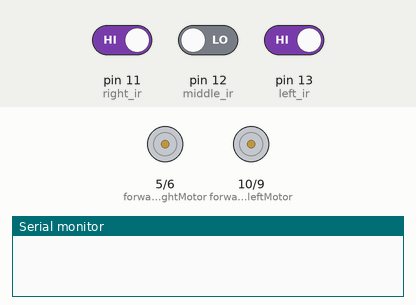
Bench run of a program on a simulated Arduino Uno, built with avr-gcc and run on an emulated ATmega328P. On the bench: motor-driver pin pairs drawn as motors (green arrow = first pin HIGH = forward, orange = second pin HIGH = backward, longer = more drive), the last lines printed to the serial monitor. Inputs (shaded band) come from the test bench; at power-on: pin 11 (right_ir) HIGH, pin 12 (middle_ir) LOW, pin 13 (left_ir) HIGH.

Above: at 1.2 s.
1.3 s: pin 11 (right_ir) driven LOW
At 2.5 s:
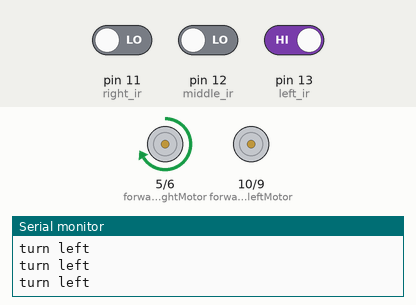
2.8 s: pin 12 (middle_ir) driven HIGH
At 3.7 s:
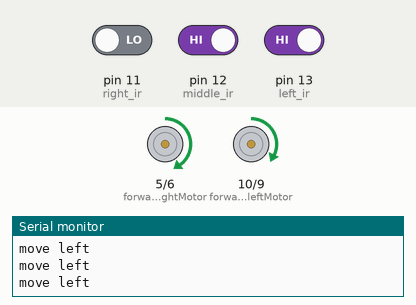
4.3 s: pin 13 (left_ir) driven LOW
At 5.0 s:
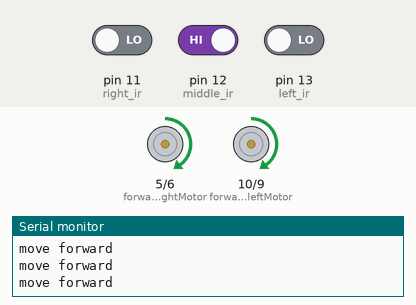
6.2 s: pin 11 (right_ir) driven HIGH
At 6.6 s:
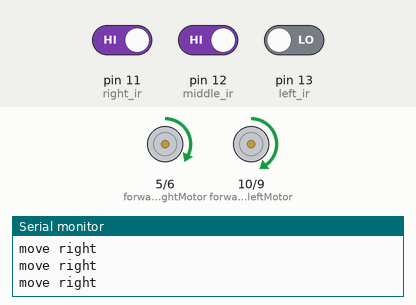
8.1 s: pin 12 (middle_ir) driven LOW
At 9.1 s:
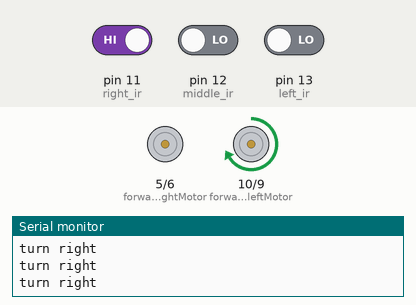
9.6 s: pin 11 (right_ir) driven LOW and pin 13 (left_ir) driven HIGH
At 10.2 s:
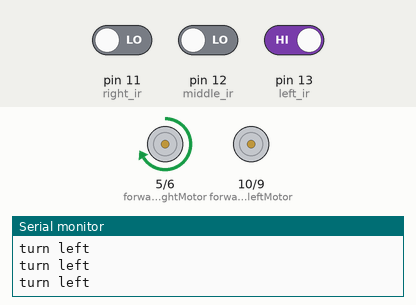
Timing chart, 0 to 12.6 s (numbered marks = the images above; inputs shaded):
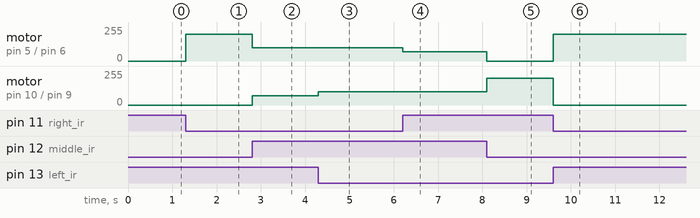

Measured:
- after the input at 1.3 s, motor on pin 5 (forward_rightMotor) / pin 6 (backward_rightMotor): stopped → forward 200/255 at once
- after the input at 2.8 s, motor on pin 5 (forward_rightMotor) / pin 6 (backward_rightMotor): forward 200/255 → forward 100/255 at once; motor on pin 10 (forward_leftMotor) / pin 9 (backward_leftMotor): stopped → forward 70/255 at once
- after the input at 4.3 s, motor on pin 10 (forward_leftMotor) / pin 9 (backward_leftMotor): forward 70/255 → forward 100/255 at once
- after the input at 6.2 s, motor on pin 5 (forward_rightMotor) / pin 6 (backward_rightMotor): forward 100/255 → forward 70/255 at once
- after the input at 8.1 s, motor on pin 5 (forward_rightMotor) / pin 6 (backward_rightMotor): forward 70/255 → stopped at once; motor on pin 10 (forward_leftMotor) / pin 9 (backward_leftMotor): forward 100/255 → forward 200/255 at once
- after the input at 9.6 s, motor on pin 5 (forward_rightMotor) / pin 6 (backward_rightMotor): stopped → forward 200/255 at once; motor on pin 10 (forward_leftMotor) / pin 9 (backward_leftMotor): forward 200/255 → stopped at once

The program:

main.cpp
```cpp
#include <Arduino.h>

////////////////////////////////////
/////////// variables //////////////
////////////////////////////////////
int   left_ir = 13,
      middle_ir = 12,
      right_ir = 11;
int   backward_rightMotor = 6,
      forward_rightMotor = 5,
      backward_leftMotor = 9,
      forward_leftMotor = 10;
char last_state = 'n';

///////////////////////////////////
///////////////////////////////////
void turn_right();
void turn_left();
void stop_();

void setup() {

   pinMode(left_ir, INPUT);
   pinMode(middle_ir, INPUT);
   pinMode(right_ir, INPUT);
   pinMode(forward_rightMotor, OUTPUT);
   pinMode(backward_rightMotor, OUTPUT);
   pinMode(forward_leftMotor, OUTPUT);
   pinMode(backward_leftMotor, OUTPUT);

   Serial.begin(9600);

}

void loop() {


  if( digitalRead(middle_ir)== 1 )
    {

      if( digitalRead(left_ir) == 0 && digitalRead(right_ir) == 0 ) // move forward   if >>
        {

            analogWrite(forward_rightMotor, 100);
            digitalWrite(backward_rightMotor, LOW);
            analogWrite(forward_leftMotor, 100);
            digitalWrite(backward_leftMotor, LOW);
            Serial.println("move forward");


        }
      else if( digitalRead(left_ir) == 1 && digitalRead(right_ir) == 0 )//move left
        {

            analogWrite(forward_rightMotor, 100);
            digitalWrite(backward_rightMotor, LOW);
            analogWrite(forward_leftMotor, 70);
            digitalWrite(backward_leftMotor, LOW);
            Serial.println("move left");

        }
      else if( digitalRead(left_ir) == 0 && digitalRead(right_ir) == 1 )//move right
        {

            analogWrite(forward_rightMotor, 70);
            digitalWrite(backward_rightMotor, LOW);
            analogWrite(forward_leftMotor, 100);
            digitalWrite(backward_leftMotor, LOW);
            Serial.println("move right");

        }


    }
  else if(digitalRead(middle_ir) == 0) // middle sensor not activated  or  missed up
    {
      if( digitalRead(left_ir) == 1 && digitalRead(right_ir) == 0 ) // turn left   if >> lef_ir = 1 and right_ir = 0
        {

            turn_left();
            last_state = 'f';

        }
      else if( digitalRead(left_ir) == 0 && digitalRead(right_ir) == 1 ) // turn right   if >> right left_ir = 0 and right_ir = 1
        {
            turn_right();
            last_state = 'r';
        }
      else if( digitalRead(left_ir) == 0 && digitalRead(right_ir) == 0 ) // stop  if >> right left_ir = 0 and right_ir = 0
        {

            switch(last_state)
              {
                  case 'r':
                      while( digitalRead(right_ir) == 0 )
                          turn_right();
                      break;
                  case 'f':
                      while( digitalRead(left_ir) == 0 )
                          turn_left();
                      break;
                  case 'n':
                          stop_();
                      break;
                  default:
                      break;
              }


        }

    }

    delay(10);


}

void turn_right(){

            digitalWrite(forward_rightMotor, LOW);
            digitalWrite(backward_rightMotor, LOW);
            analogWrite(forward_leftMotor, 200);
            digitalWrite(backward_leftMotor, LOW);
            Serial.println("turn right");
}

void turn_left(){
            analogWrite(forward_rightMotor, 200);
            digitalWrite(backward_rightMotor, LOW);
            digitalWrite(forward_leftMotor, LOW);
            digitalWrite(backward_leftMotor, LOW);
            Serial.println("turn left");
}

void stop_(){
            digitalWrite(forward_rightMotor, LOW);
            digitalWrite(backward_rightMotor, LOW);
            digitalWrite(forward_leftMotor, LOW);
            digitalWrite(backward_leftMotor, LOW);
            Serial.println("turn left");
}
```
